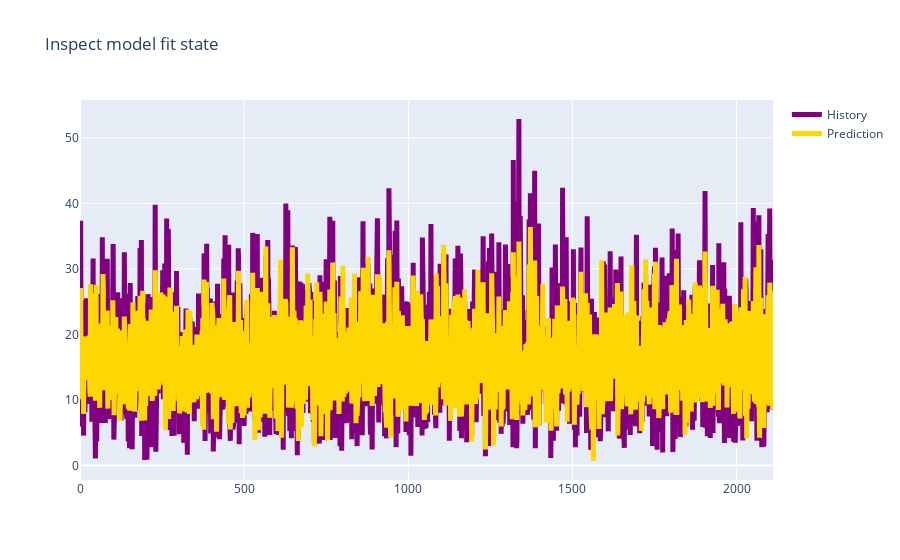

Notebook cell for this chart:
### Markdown cell above
### 06 Inspect model fitting results

### Code cell
if instance.inspect_fit:
    print(f">>>>>>>>>>>>>>>>>>>>>>>>>开始检验{instance.model}模型拟合情况<<<<<<<<<<<<<<<<<<<<<<<<<<<")
    inspect_model_fit(model, instance, train_loader, scaler)

### Figure 1 — Plotly figure (JSON) as saved in the notebook; plotly's stock layout.template omitted (floating-point values rounded to 4 significant figures; data arrays with more than 128 entries replaced by an {"elided": "..."} marker saying what was removed)
{"data": [{"line": {"color": "purple", "width": 5}, "mode": "lines", "name": "History", "type": "scatter", "y": {"elided": "2112 float values"}}, {"line": {"color": "gold", "width": 5}, "mode": "lines", "name": "Prediction", "type": "scatter", "y": {"elided": "2112 float values"}}], "layout": {"title": {"text": "Inspect model fit state"}}}
